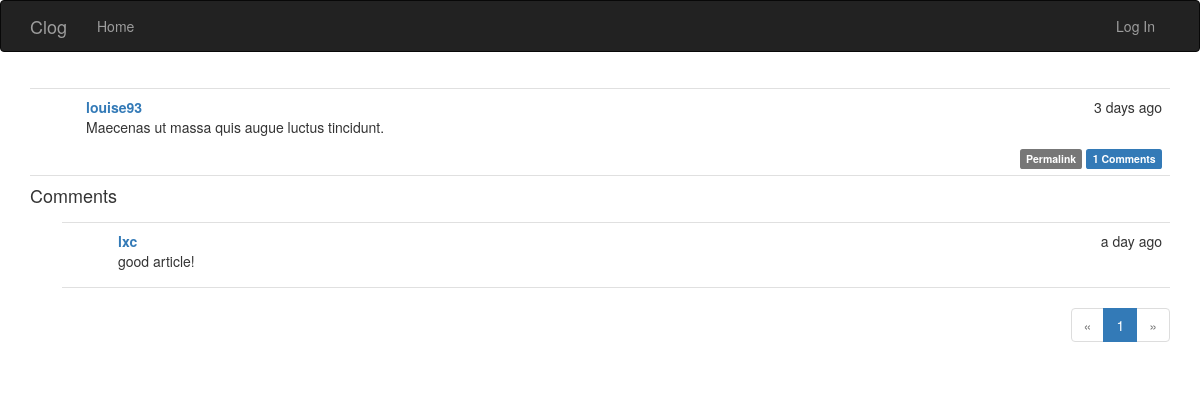
The app's page /post/90, older data.
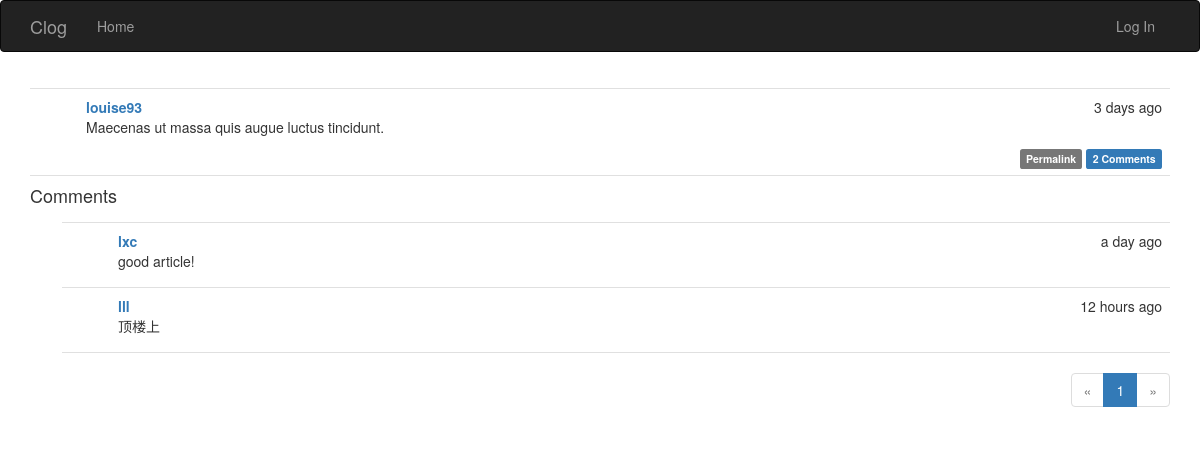
The same page, newer data.
### app/models.py (models this page shows, shortened)
class Post(db.Model):
    __tablename__ = 'posts'
    id = db.Column(db.Integer, primary_key=True)
    body = db.Column(db.Text)
    timestamp = db.Column(db.DateTime, index=True, default=datetime.utcnow)
    author_id = db.Column(db.Integer, db.ForeignKey('users.id'))
    body_html = db.Column(db.Text)
    comments = db.relationship('Comment', backref='post', lazy='dynamic')

class User(UserMixin, db.Model):
    __tablename__ = 'users'
    id = db.Column(db.Integer, primary_key=True)
    username = db.Column(db.String(64), unique=True, index=True)
    email = db.Column(db.String(64), unique=True, index=True)
    role_id = db.Column(db.Integer, db.ForeignKey('roles.id'))
    password_hash = db.Column(db.String(128))
    confirmed = db.Column(db.Boolean, default=False)
    name = db.Column(db.String(64))
    location = db.Column(db.String(64))
    about_me = db.Column(db.Text)
    member_since = db.Column(db.DateTime(), default=datetime.utcnow)
    last_seen = db.Column(db.DateTime(), default=datetime.utcnow)
    posts = db.relationship('Post', backref='author', lazy='dynamic')
    followed = db.relationship('Follow',
                               foreign_keys=[Follow.follower_id],
                               backref=db.backref('follower', lazy='joined'),
                               lazy='dynamic',
                               cascade='all, delete-orphan')
    followers = db.relationship('Follow',
                                foreign_keys=[Follow.followed_id],
                                backref=db.backref('followed', lazy='joined'),
                                lazy='dynamic',
                                cascade='all, delete-orphan')
    comments = db.relationship('Comment', backref='author', lazy='dynamic')
    @property
    def password(self):
        raise AttributeError('password is not a readable attribute')

class Comment(db.Model):
    __tablename__ = 'comments'
    id = db.Column(db.Integer, primary_key=True)
    body = db.Column(db.Text)
    body_html = db.Column(db.Text)
    timestamp = db.Column(db.DateTime, index=True, default=datetime.utcnow)
    disabled = db.Column(db.Boolean)
    author_id = db.Column(db.Integer, db.ForeignKey('users.id'))
    post_id = db.Column(db.Integer, db.ForeignKey('posts.id'))

### app/main/views.py (the view, shortened to what this page needs)
@main.route('/post/<int:id>', methods=['GET', 'POST'])
def post(id):
    post = Post.query.get_or_404(id)
    form = CommentForm()
    page = request.args.get('page', 1, type=int)
    if page == -1:
        page = (post.comments.count() - 1) // \
            current_app.config['FLASKY_COMMENTS_PER_PAGE'] + 1
    pagination = post.comments.order_by(Comment.timestamp.asc()).paginate(
        page, per_page=current_app.config['FLASKY_COMMENTS_PER_PAGE'],
        error_out=False)
    comments = pagination.items
    return render_template('post.html', posts=[post], form=form,
                           comments=comments, pagination=pagination)

### app/auth/views.py (called while the page is built)
@auth.before_app_request
def before_request():
    if current_user.is_authenticated:
        current_user.ping()
        if not current_user.confirmed \
                and request.endpoint[:5] != 'auth.' \
                and request.endpoint != 'static':
            return redirect(url_for('auth.unconfirmed'))

### app/main/__init__.py (called while the page is built)
@main.app_context_processor
def inject_permissions():
    return dict(Permission=Permission)

### app/models.py (called while the page is built)
    def can(self, permissions):
        return False

    def is_administrator(self):
        return False

### app/templates/post.html (shortened to what this page needs)
{% extends "base.html" %}
{% import "bootstrap/wtf.html" as wtf %}
{% import "_macros.html" as macros %}
{% block page_content %}
{% include '_posts.html' %}
<h4 id="comments">Comments</h4>
{% include '_comments.html' %}
{% if pagination %}
<div class="pagination">
    {{ macros.pagination_widget(pagination, '.post', fragment='#comments', id=posts[0].id) }}
</div>
{% endif %}
{% endblock %}

### app/templates/base.html (shortened to what this page needs)
{% extends "bootstrap/base.html" %}
{% block head %}
{{ super() }}
<link rel="stylesheet" type="text/css" href="{{ url_for('static', filename='styles.css') }}">
{% endblock %}
{% block navbar %}
<div class="navbar navbar-inverse" role="navigation">
    <div class="container">
        <div class="navbar-header">
            <a class="navbar-brand" href="{{ url_for('main.index') }}">Clog</a>
        </div>
        <div class="navbar-collapse collapse">
            <ul class="nav navbar-nav">
                <li><a href="{{ url_for('main.index') }}">Home</a></li>
            </ul>
            <ul class="nav navbar-nav navbar-right">
                {% if current_user.is_authenticated %}
                <li class="dropdown">
                    <a href="#" class="dropdown-toggle" data-toggle="dropdown">
                        Account <b class="caret"></b>
                    </a>
                    <ul class="dropdown-menu">
                        <li><a href="{{ url_for('auth.change_password') }}">Change Password</a></li>
                        <li><a href="{{ url_for('auth.change_email_request') }}">Change Email</a></li>
                        <li><a href="{{ url_for('auth.logout') }}">Log Out</a></li>
                    </ul>
                </li>
                {% else %}
                <li><a href="{{ url_for('auth.login') }}">Log In</a></li>
                {% endif %}
            </ul>
        </div>
    </div>
</div>
{% endblock %}
{% block content %}
<div class="container">
    {% block page_content %}{% endblock %}
</div>
{% endblock %}

### app/templates/_macros.html
{% macro pagination_widget(pagination, endpoint) %}
<ul class="pagination">
    <li{% if not pagination.has_prev %} class="disabled"{% endif %}>
        <a href="{% if pagination.has_prev %}{{ url_for(endpoint, page=pagination.prev_num, **kwargs) }}{% else %}#{% endif %}">
            &laquo;
        </a>
    </li>
    {% for p in pagination.iter_pages() %}
        {% if p %}
            {% if p == pagination.page %}
            <li class="active">
                <a href="{{ url_for(endpoint, page=p, **kwargs) }}">{{ p }}</a>
            </li>
            {% else %}
            <li>
                <a href="{{ url_for(endpoint, page=p, **kwargs) }}">{{ p }}</a>
            </li>
            {% endif %}
        {% else %}
        <li class="disabled"><a href="#">&hellip;</a></li>
        {% endif %}
    {% endfor %}
    <li{% if not pagination.has_next %} class="disabled"{% endif %}>
        <a href="{% if pagination.has_next %}{{ url_for(endpoint, page=pagination.next_num, **kwargs) }}{% else %}#{% endif %}">
            &raquo;
        </a>
    </li>
</ul>
{% endmacro %}

### app/templates/_posts.html (shortened to what this page needs)
<ul class="posts">
    {% for post in posts %}
    <li class="post">
        <div class="post-content">
            <div class="post-date">{{ moment(post.timestamp).fromNow() }}</div>
            <div class="post-author"><a href="{{ url_for('.user', username=post.author.username) }}">{{ post.author.username }}</a></div>
            <div class="post-body">
                {% if post.body_html %}
                    {{ post.body_html | safe }}
                {% else %}
                    {{ post.body }}
                {% endif %}
            </div>
            <div class="post-footer">
                <a href="{{ url_for('.post', id=post.id) }}">
                    <span class="label label-default">Permalink</span>
                </a>
                <a href="{{ url_for('.post', id=post.id) }}#comments">
                    <span class="label label-primary">{{ post.comments.count() }} Comments</span>
                </a>
            </div>
        </div>
    </li>
    {% endfor %}
</ul>

### app/templates/_comments.html (shortened to what this page needs)
<ul class="comments">
    {% for comment in comments %}
    <li class="comment">
        <div class="comment-content">
            <div class="comment-date">{{ moment(comment.timestamp).fromNow() }}</div>
            <div class="comment-author"><a href="{{ url_for('.user', username=comment.author.username) }}">{{ comment.author.username }}</a></div>
            <div class="comment-body">
                {% if moderate or not comment.disabled %}
                    {% if comment.body_html %}
                        {{ comment.body_html | safe }}
                    {% else %}
                        {{ comment.body }}
                    {% endif %}
                {% endif %}
            </div>
        </div>
    </li>
    {% endfor %}
</ul>

### app/static/styles.css (style rules this page uses)
ul.posts { list-style-type: none; padding: 0px; margin: 16px 0px 0px 0px; border-top: 1px solid #e0e0e0; }
ul.posts li.post { padding: 8px; border-bottom: 1px solid #e0e0e0; }
div.post-date { float: right; }
div.post-author { font-weight: bold; }
div.post-content { margin-left: 48px; min-height: 48px; }
div.post-footer { text-align: right; }
ul.comments { list-style-type: none; padding: 0px; margin: 16px 0px 0px 0px; }
ul.comments li.comment { margin-left: 32px; padding: 8px; border-bottom: 1px solid #e0e0e0; }
ul.comments li.comment:nth-child(1) { border-top: 1px solid #e0e0e0; }
div.comment-date { float: right; }
div.comment-author { font-weight: bold; }
div.comment-content { margin-left: 48px; min-height: 48px; }
div.pagination { width: 100%; text-align: right; padding: 0px; margin: 0px; }

Row changes from the older to the newer data that the page shows:
computed for Post "Maecenas ut massa quis augue luctus tincidunt.": comments.count "1" → "2"
added Comment: timestamp "12 hours ago", author.username "lll", body_html "顶楼上"
